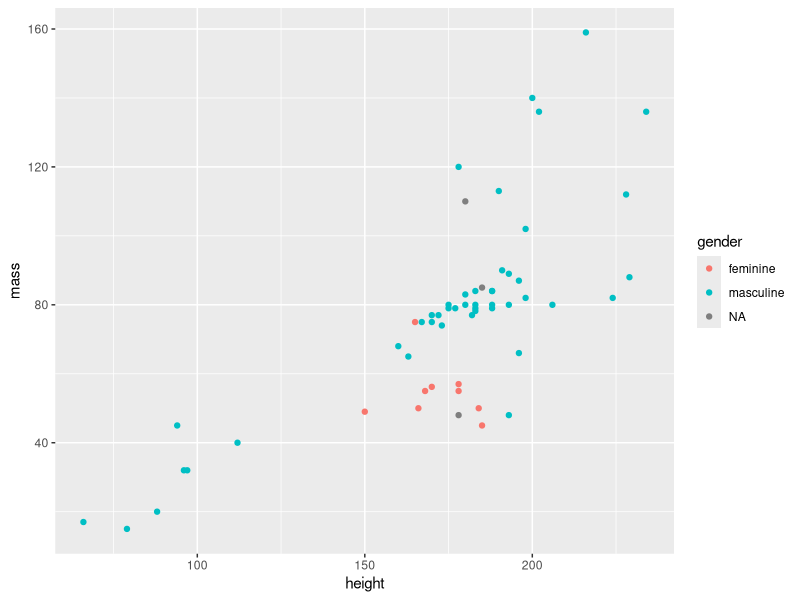

The R script that drew this image:
## ---- chunk 1
1 + 1
## ---- chunk 2
#| echo: true 
#| warning: false 
#| message: false  

library(tidyverse)  

starwars %>%    
  filter(mass < 500) %>%    
  ggplot(aes(height, mass)) +   
  geom_point(aes(color = gender)) 
